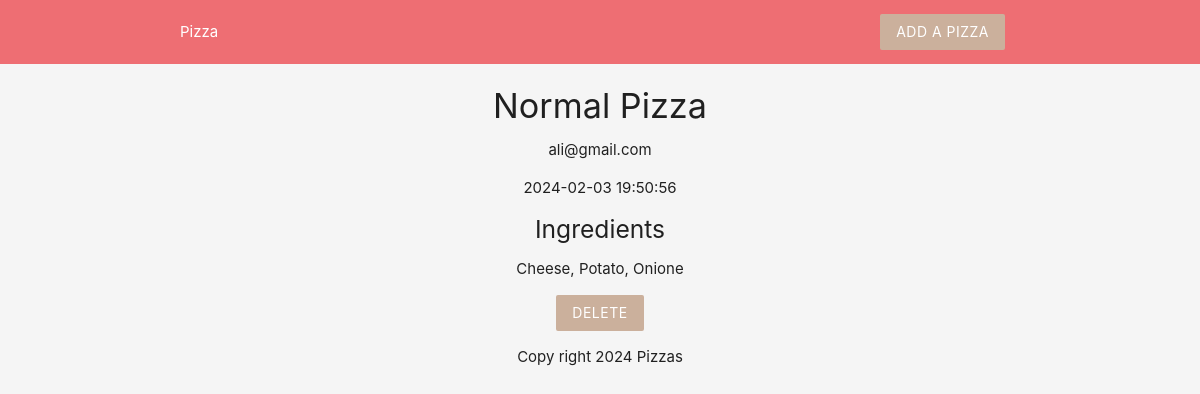
/details.php?id=9, run on the app's committed database.
### tables this page shows
CREATE TABLE `PizzaInfo` (
  `id` int(11) NOT NULL,
  `title` varchar(50) NOT NULL,
  `ingredients` varchar(100) NOT NULL,
  `email` varchar(100) NOT NULL,
  `created_at` timestamp NOT NULL DEFAULT current_timestamp()
);

### details.php (the view, shortened to what this page needs)
<!DOCTYPE html>
<html lang="en">
<?php
include 'config/dbConnection.php';
if (isset($_GET['id'])) {
    $id = $_GET['id'];
    $sql = "SELECT * FROM PizzaInfo WHERE id = ?";
    if ($stmt = mysqli_prepare($conn, $sql)) {
        mysqli_stmt_bind_param($stmt, "i", $id);
        if (mysqli_stmt_execute($stmt)) {
            $result = mysqli_stmt_get_result($stmt);
            $pizza = mysqli_fetch_assoc($result);
        } else {
            echo "Error: " . mysqli_error($conn);
        }
    } else {
        echo "Error: " . mysqli_error($conn);
    }
}
?>
    <?php include 'templates/header.php';?>
    <div class="container center">
        <?php if($pizza):?>
        <h4><?php echo htmlspecialchars($pizza['title']);?></h4>
        <p><?php echo htmlspecialchars($pizza['email']);?></p>
        <p><?php echo htmlspecialchars($pizza['created_at']);?></p>
        <h5>Ingredients</h5>
        <p><?php echo htmlspecialchars($pizza['ingredients']);?></p>
    <?php else:?>
        <h5>No such Pizza Exists!</h5>
        <?php endif;?>
    </div>
    <form action="details.php" method="POST">
        <center><input type="submit" name="delete" value="Delete" class="btn brand z-depth-0"></center>
    </form>
    <?php include 'templates/footer.php'?>
</html>

### templates/header.php (style rules this page uses)
.brand { background: #cbb09c !important; }

### data on the page
pizzainfo: title "Normal Pizza", email "ali@gmail.com", created_at "2024-02-03 19:50:56", ingredients "Cheese, Potato, Onione"
